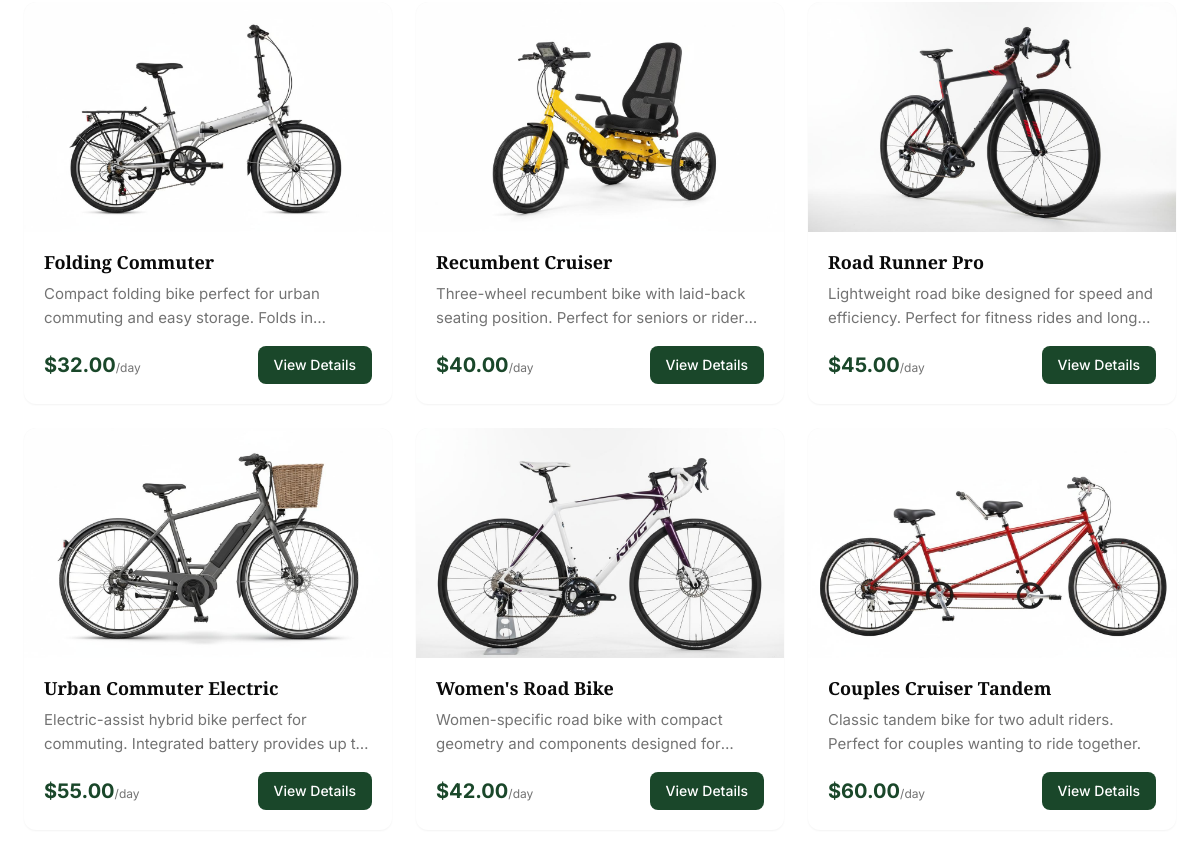
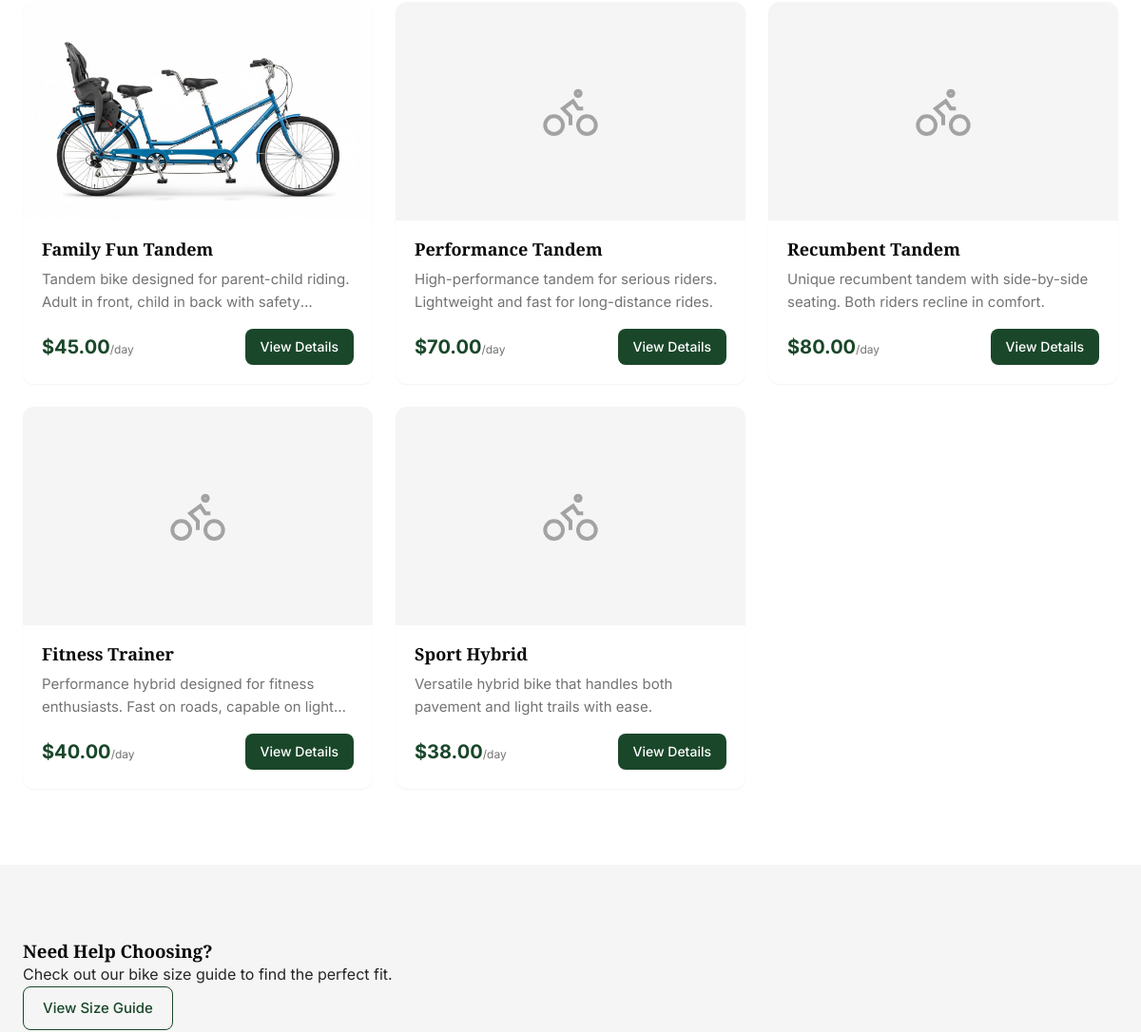
The app's page /bikes/adults/ (middle part), older data (2 pictures, top to bottom).
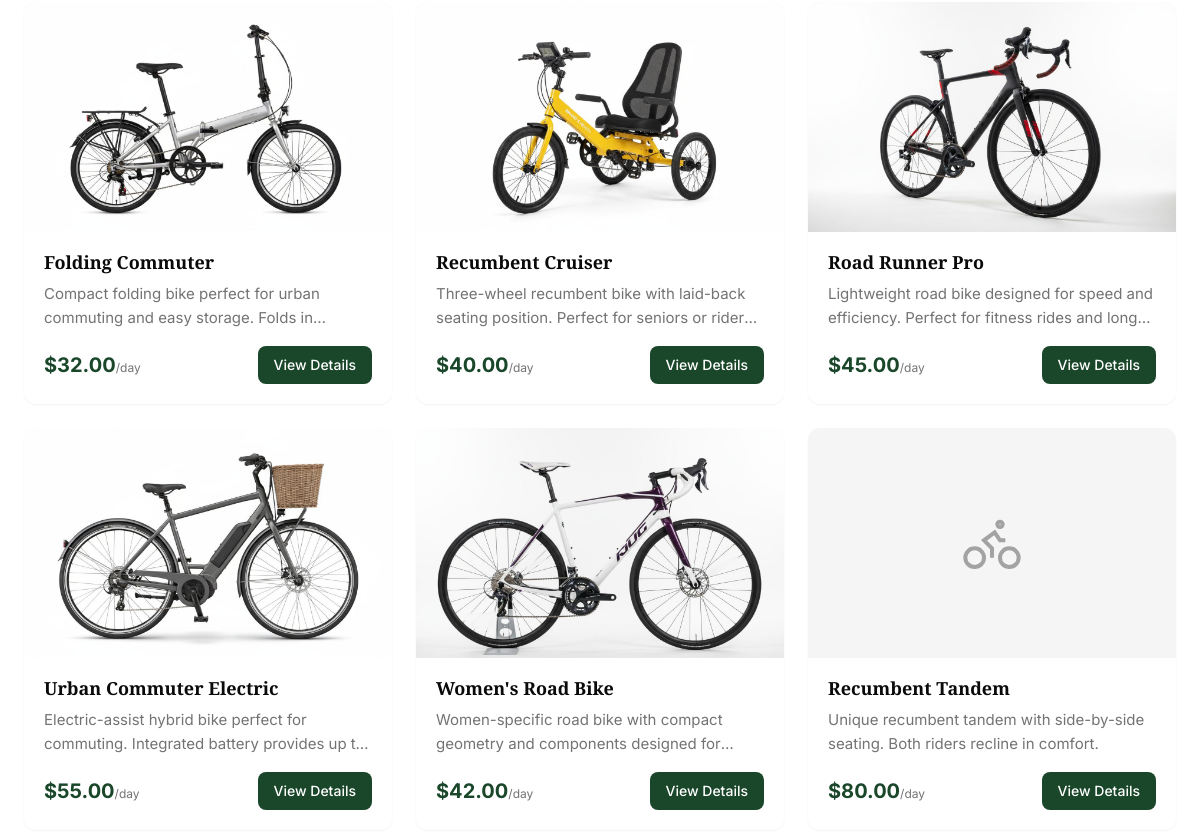
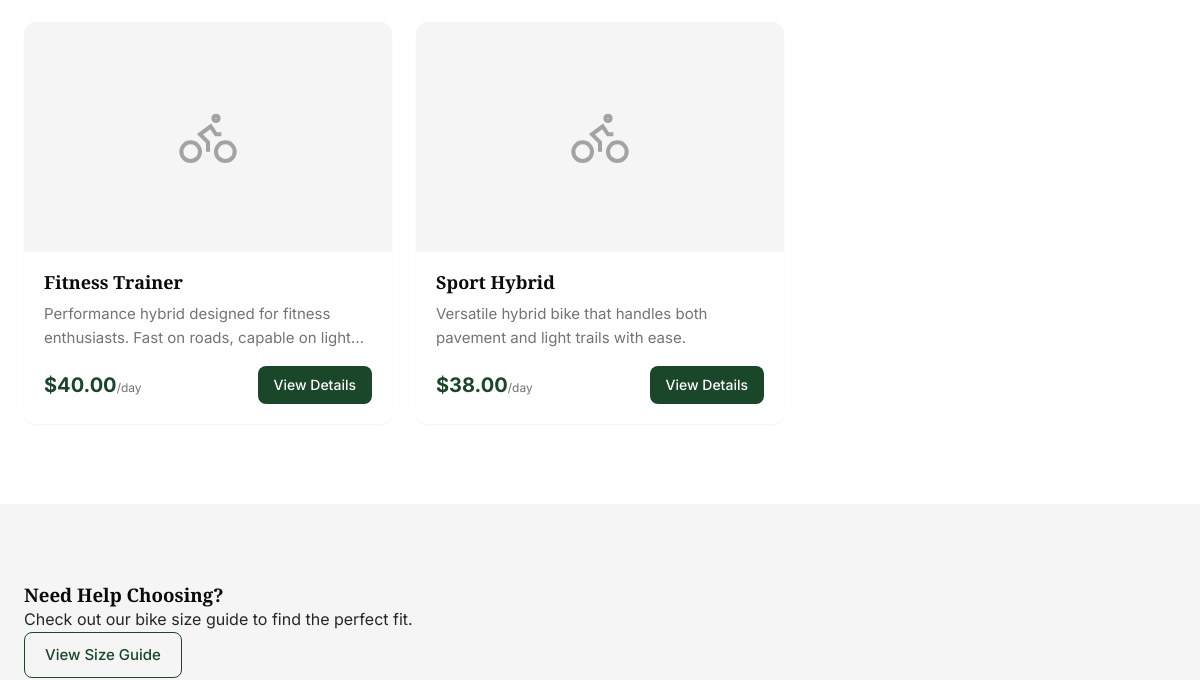
The same page, newer data (2 pictures, top to bottom).
### bikes/models.py (models this page shows, shortened)
class Bike(models.Model):
    BIKE_TYPES = [
        ('adult', 'Adult Bike'),
        ('kids', 'Kids Bike'),
        ('mountain', 'Mountain Bike'),
        ('tandem', 'Tandem Bike'),
    ]
    STATUS_CHOICES = [
        ('maintenance', 'At Dock'),
        ('in_use', 'On Trail'),
        ('available', 'In Shop')
    ]
    name = models.CharField(max_length=200)
    slug = models.SlugField(unique=True)
    serial_number = models.CharField(
        max_length=50,
        unique=True,
        null=True,
        blank=True,
        help_text="Unique ID for this physical unit (e.g., ICC-101)"
    )
    category = models.ForeignKey(
        BikeCategory,
        on_delete=models.CASCADE,
        related_name='bikes'
    )
    bike_type = models.CharField(max_length=20, choices=BIKE_TYPES)
    size = models.ForeignKey(
        BikeSize,
        on_delete=models.SET_NULL,
        null=True,
        blank=True,
        related_name='bikes'
    )
    description = models.TextField()
    features = models.TextField(help_text="List key features, one per line")
    price_per_day = models.DecimalField(max_digits=8, decimal_places=2)
    price_per_hour = models.DecimalField(max_digits=8, decimal_places=2, null=True, blank=True)
    image = models.ImageField(upload_to='bikes/', blank=True, null=True)
    is_available = models.BooleanField(default=True)
    is_maintenance = models.BooleanField(default=False, help_text="Bike is under maintenance")
    maintenance_note = models.TextField(blank=True, help_text="Reason for maintenance")
    location = models.ForeignKey(
        'locations.Location',
        on_delete=models.SET_NULL,
        null=True,
        blank=True,
        related_name='bikes'
    )
    status = models.CharField(
        max_length=20,
        choices=STATUS_CHOICES,
        default='available'
    )
    created_at = models.DateTimeField(auto_now_add=True)
    updated_at = models.DateTimeField(auto_now=True)
    class Meta:
        ordering = ['category', 'name']

### bikes/views.py (the view)
# urls.py: path('adults/', views.adult_bikes, name='adult_bikes'),
def adult_bikes(request):
    bikes = Bike.objects.filter(
        bike_type='adult',
        is_available=True,
        is_maintenance=False
    ).select_related('category', 'size')
    context = {
        'bikes': bikes,
        'title': 'Adult Bikes',
        'description': 'Premium bikes for adult riders of all skill levels.',
    }
    return render(request, 'bikes/bike_type_list.html', context)

### templates/bikes/bike_type_list.html (shortened to what this page needs)
{% extends 'base.html' %}
{% block content %}
<section class="section">
    <div class="container">
        <div class="bike-grid">
            {% for bike in bikes %}
            <div class="bike-card">
                <div class="bike-image">
                    {% if bike.image %}
                    <img src="{{ bike.image.url }}" alt="{{ bike.name }}">
                    {% else %}
                    <div class="bike-image-placeholder">
                        <svg width="64" height="64" viewBox="0 0 24 24" fill="none" stroke="currentColor" stroke-width="1.5">
                            <circle cx="5.5" cy="17.5" r="3.5"/>
                            <circle cx="18.5" cy="17.5" r="3.5"/>
                            <path d="M15 6a1 1 0 100-2 1 1 0 000 2zm-3 11.5V14l-3-3 4-3 2 3h2"/>
                        </svg>
                    </div>
                    {% endif %}
                </div>
                <div class="bike-content">
                    <h3 class="bike-name">{{ bike.name }}</h3>
                    <p class="bike-description">{{ bike.description|truncatewords:15 }}</p>
                    <div class="bike-footer">
                        <span class="bike-price">${{ bike.price_per_day }}<small>/day</small></span>
                        <a href="{% url 'bike_detail' slug=bike.slug %}" class="btn btn-primary btn-sm">View Details</a>
                    </div>
                </div>
            </div>
            {% endfor %}
        </div>
    </div>
</section>
<section class="section section-alt">
    <div class="container">
        <div class="cta-card">
            <div class="cta-card-content">
                <h3>Need Help Choosing?</h3>
                <p>Check out our bike size guide to find the perfect fit.</p>
            </div>
            <a href="{% url 'bike_sizes' %}" class="btn btn-outline">View Size Guide</a>
        </div>
    </div>
</section>
{% endblock %}

Row changes from the older to the newer data that the page shows:
no longer on this page (row edited): Bike: image (picture), name "Couples Cruiser Tandem", description "Classic tandem bike for two adult riders. Perfect for couples wanting to ride together.", price_per_day "60.00"
no longer on this page (row edited): Bike: image (picture), name "Family Fun Tandem", description "Tandem bike designed for parent-child riding. Adult in front, child in back with…", price_per_day "45.00"
no longer on this page (row edited): Bike: name "Performance Tandem", description "High-performance tandem for serious riders. Lightweight and fast for long-distance rides.", price_per_day "70.00"
